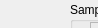
      <widget class="QWidget" name="page_4">
       <property name="geometry">
        <rect>
         <x>0</x>
         <y>0</y>
         <width>98</width>
         <height>28</height>
        </rect>
       </property>
       <attribute name="label">
        <string>Step 3 - Review scenario run</string>
       </attribute>
       <widget class="QGroupBox" name="groupBox_33">
        <property name="geometry">
         <rect>
          <x>70</x>
          <y>2</y>
          <width>681</width>
          <height>321</height>
         </rect>
        </property>
        <property name="title">
         <string>Sampling strategy results</string>
        </property>
        <widget class="QFrame" name="frame_3">
         <property name="geometry">
          <rect>
           <x>20</x>
           <y>20</y>
           <width>641</width>
           <height>291</height>
          </rect>
         </property>
         <property name="frameShape">
          <enum>QFrame::StyledPanel</enum>
         </property>
         <property name="frameShadow">
          <enum>QFrame::Sunken</enum>
         </property>
         <widget class="QTextBrowser" name="textBrowser_4">
          <property name="geometry">
           <rect>
            <x>10</x>
            <y>10</y>
            <width>621</width>
            <height>271</height>
           </rect>
          </property>
          <property name="html">
           <string>&lt;!DOCTYPE HTML PUBLIC &quot;-//W3C//DTD HTML 4.0//EN&quot; &quot;http://www.w3.org/TR/REC-html40/strict.dtd&quot;&gt;
&lt;html&gt;&lt;head&gt;&lt;meta name=&quot;qrichtext&quot; content=&quot;1&quot; /&gt;&lt;style type=&quot;text/css&quot;&gt;
p, li { white-space: pre-wrap; }
&lt;/style&gt;&lt;/head&gt;&lt;body style=&quot; font-family:'MS Shell Dlg 2'; font-size:8.25pt; font-weight:400; font-style:normal;&quot;&gt;
&lt;p style=&quot; margin-top:0px; margin-bottom:0px; margin-left:0px; margin-right:0px; -qt-block-indent:0; text-indent:0px;&quot;&gt;&lt;img src=&quot;:/test/AGENE_DEM.png&quot; /&gt;&lt;/p&gt;&lt;/body&gt;&lt;/html&gt;</string>
          </property>
         </widget>
        </widget>
       </widget>
      </widget>
